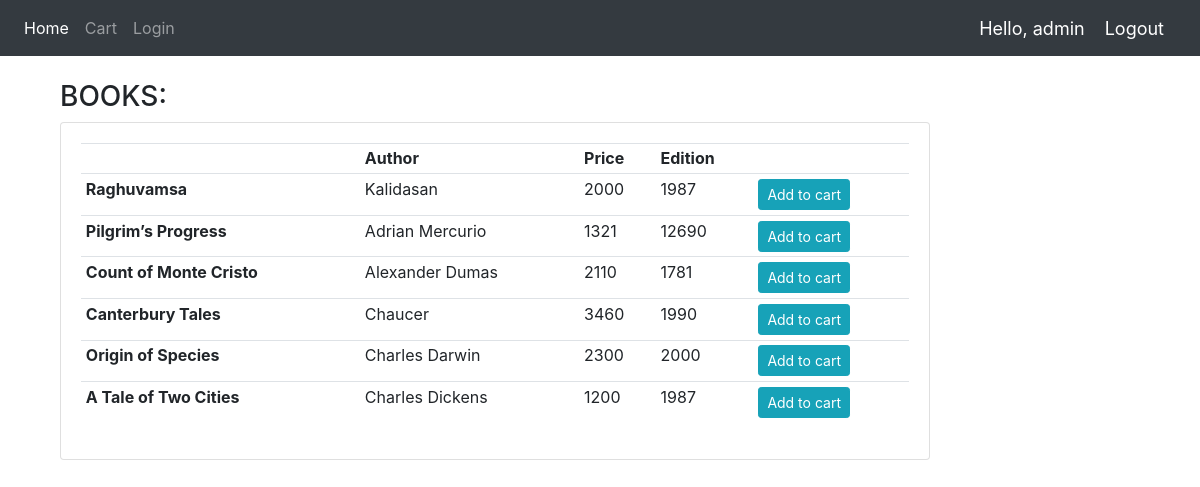
Screenshot of / (signed in) with the database file from the repository.
### book/models.py (models this page shows, shortened)
class Book(models.Model):
    title = models.CharField(max_length=200, null=True)
    Author = models.CharField(max_length=200, null=True)
    Price = models.IntegerField(null=True)
    Edition = models.IntegerField(null=True)

### book/views.py (the view)
# urls.py: 2. Add a URL to urlpatterns:  path('', views.home, name='home')
def home(request):
    books = Book.objects.all()
    context = {'books': books}
    if request.user.is_staff:
        return render(request, 'home.html', context)
    else:
        return render(request, 'home.html', context)

### book/templates/home.html
{% extends 'main.html' %}
{% block content %}
<br>
<div class="container">
<div class="container row">
    <div class="col-lg-10">
        <h3>BOOKS:</h3>
        <div class="card card-body">
            <table class="table table-sm">
                <tr>
                    <th><Title></Title></th>
                    <th>Author</th>
                    <th>Price</th>
                    <th>Edition</th>
                    <th></th>
                </tr>
                {% for book in books %}
                <tr>
                    <td><b>{{book.title}}</b> </td>
                    <td>{{book.Author}} </td>
                    <td>{{book.Price}} </td>
                    <td> {{book.Edition}} </td>
                    <td><a class="btn btn-sm btn-info" href="{% url 'addtocart' book.id %}">Add to cart</a> </td>
                </tr>
                {% endfor %}
            </table>
        </div>
    </div>
</div>
{% endblock %}

### book/templates/navbar.html (shortened to what this page needs)
{% load static %}
<nav class="navbar navbar-expand-lg navbar-dark bg-dark">
  <div class="collapse navbar-collapse" id="navbarNav">
    <ul class="navbar-nav">
      <li class="nav-item active">
        <a class="nav-link" href="{% url 'home' %}">Home</a>
      </li>
      {% if request.user.is_staff %}
      </li>
      <li class="nav-item active">
        <a class="nav-link" href="{% url 'addbook' %}">Add Books</a>
      </li>
       <li class="nav-item">
        <a class="nav-link" href="{% url 'viewuser' %}">View Users</a>
      </li>
      {% else %}
      <li class="nav-item">
        <a class="nav-link" href="{% url 'viewcart' %}">Cart</a>
      </li>
      {% endif %}
      <li class="nav-item">
        <a class="nav-link" href="{% url 'login' %}">Login</a>
      </li>
    </ul>
  </div>
  <span class="hello-msg">Hello, {{request.user}}</span>
  <span ><a  class="hello-msg" href="{% url 'logout' %}">Logout</a></span>
</nav>

### book/templates/navbar.html (style rules this page uses)
.hello-msg { font-size: 18px; color: #fff; margin-right: 20px; }

### rows the page displays
Book: title "Raghuvamsa", Author "Kalidasan", Price "2000", Edition "1987"
Book: title "Pilgrim’s Progress", Author "Adrian Mercurio", Price "1321", Edition "12690"
Book: title "Count of Monte Cristo", Author "Alexander Dumas", Price "2110", Edition "1781"
Book: title "Canterbury Tales", Author "Chaucer", Price "3460", Edition "1990"
Book: title "Origin of Species", Author "Charles Darwin", Price "2300", Edition "2000"
Book: title "A Tale of Two Cities", Author "Charles Dickens", Price "1200", Edition "1987"

### other values shown
{{ request.user }} "admin"
